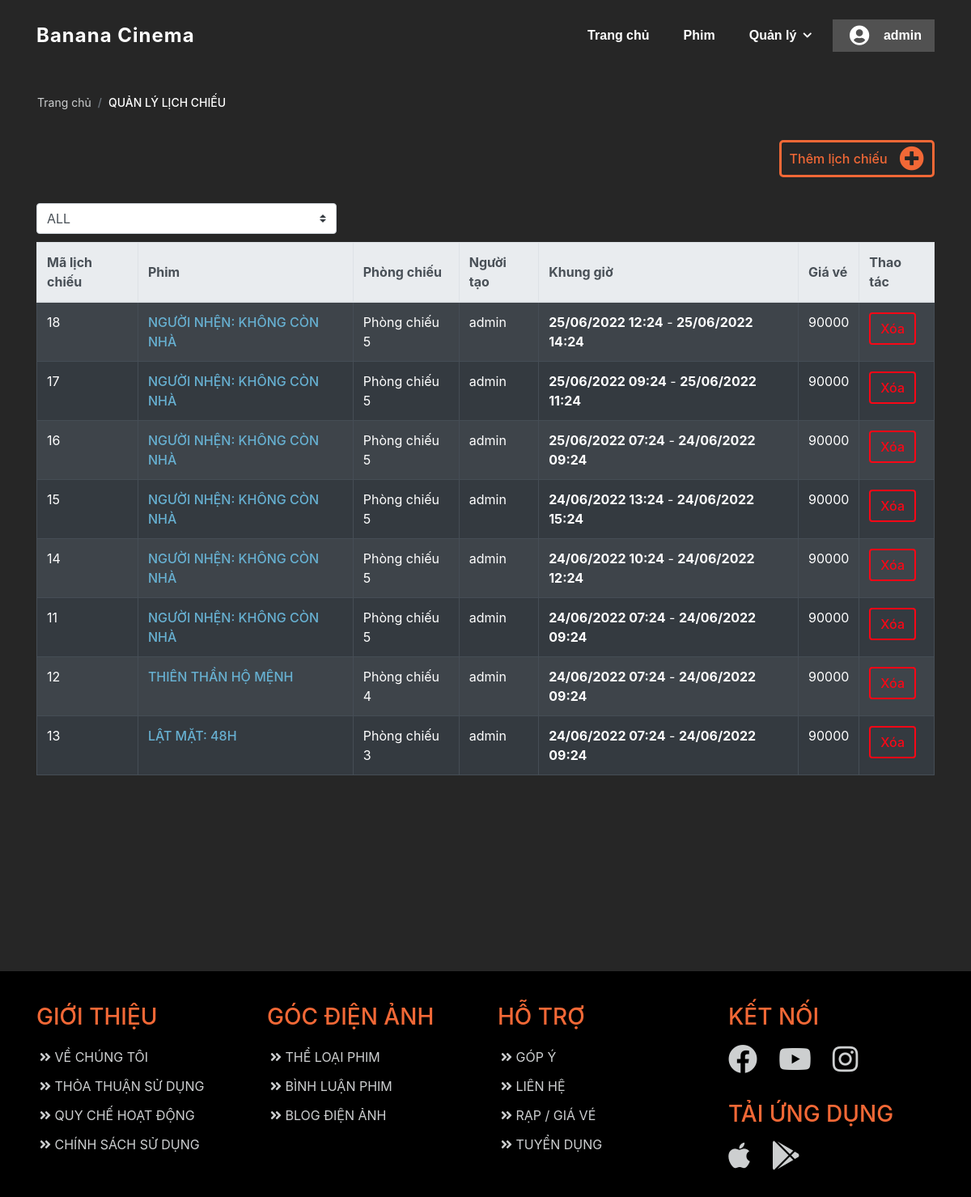
Screenshot of /view/LichChieu/LichChieuManagement.php (signed in) with the database file from the repository.
### tables this page shows
create table LICH_CHIEU
(
	lich_chieu_id int auto_increment,
	created_by int NOT NULL,
	phong_chieu_id int NOT NULL, 
	phim_id int NOT NULL, 
	gio_bat_dau datetime,
	gio_ket_thuc datetime,
	primary key(lich_chieu_id),
	gia int NOT NULL,
	constraint fk_LICH_CHIEU_phim_id foreign key (phim_id) references PHIM(phim_id),
	constraint fk_LICH_CHIEU_phong_chieu_id foreign key (phong_chieu_id) references PHONG_CHIEU(phong_chieu_id) ON DELETE CASCADE,
	constraint fk_LICH_CHIEU_created_by foreign key(created_by) references USERS(user_id)
);

create table PHIM
(
	phim_id int auto_increment,
	created_by int NOT NULL,
	ten_phim varchar(2550),
	nha_san_xuat varchar(255),
	quoc_gia varchar(255),
	dien_vien varchar(2550),
	dao_dien varchar(2550),
	the_loai varchar(2550),
	ngay_phat_hanh date,
	mo_ta TEXT,
	thoi_luong int default 0,
	primary key(phim_id),
	constraint fk_PHIM_created_by foreign key(created_by) references USERS(user_id)
);

create table PHONG_CHIEU(
	phong_chieu_id int auto_increment,
	ten_phong varchar(255) UNIQUE,
	primary key (phong_chieu_id)
);

create table USERS (
	user_id int auto_increment,
	user_name varchar(20) UNIQUE NOT NULL,
	password varchar(255) NOT NULL,
	ho_ten varchar(255),
	gioi_tinh varchar(3) check(gioi_tinh in (N'Nam', N'Nữ')),
	ngay_sinh date,
	sdt varchar(10),
	dia_chi varchar(2550),
	cmnd varchar(12),
	active boolean default true,
	primary key(user_id)
);

### www/api/LichChieu/LichChieuGet.api.php (called while the page is built, shortened)
<?php
    function _get_list_session(){
        $conn = connection();
        $stmt = $conn->prepare("SELECT `LICH_CHIEU`.*, `USERS`.`user_name` as 'creator', `PHONG_CHIEU`.`ten_phong`, `PHIM`.`ten_phim`
                                FROM `LICH_CHIEU`, `USERS`, `PHONG_CHIEU`, `PHIM`
                                WHERE `LICH_CHIEU`.`gio_bat_dau` >= NOW()
                                and `LICH_CHIEU`.`created_by` = `USERS`.`user_id`
                                and `LICH_CHIEU`.`phong_chieu_id`= `PHONG_CHIEU`.`phong_chieu_id`
                                and  `LICH_CHIEU`.`phim_id` = `PHIM`.`phim_id`
                                order by `LICH_CHIEU`.`gio_bat_dau` desc" );
        $stmt->execute();
        $lich_chieu_list = $stmt->get_result();
        return $lich_chieu_list;
    }
?>

### www/view/LichChieu/LichChieuManagement.php (the view, shortened to what this page needs)
<!DOCTYPE html>
<html lang="en">
<head>
    <link rel="stylesheet" href="/style.css">
    <link rel="stylesheet" href="https://cdnjs.cloudflare.com/ajax/libs/normalize/8.0.1/normalize.min.css">
    <link rel="stylesheet" href="https://cdnjs.cloudflare.com/ajax/libs/font-awesome/5.15.4/css/all.min.css">
    <link rel="stylesheet" href="https://cdn.jsdelivr.net/npm/bootstrap@4.5.3/dist/css/bootstrap.min.css">
</head>
<body>
    <?php
        require("../Common/Header.php");
    ?>
    <div id="lich-management-wrapper">
        <div class="container">
            <div class="row">
                <ol class="breadcrumb mb-4 list-unstyled">
                    <li class="breadcrumb-item">
                        <a href="/" class="text-decoration-none">Trang chủ</a>
                    </li>
                    <li id="phim-name" class="breadcrumb-item active text-uppercase text-white">Quản lý lịch chiếu</li>
                </ol>
            </div>
            <div class="add-lich-chieu__btn">
                <div class="btn_contain" href="#" data-toggle="modal" data-target="#addLichModal">
                    <label>Thêm lịch chiếu</label>
                    <i class="fas fa-plus-circle add_btn"></i>
                </div>
            </div>
            <div class="filter">
                <select class="custom-select" id="session_film_filter"
                >
                    <option>ALL</option>
                </select>
            </div>
            <div class="row">
                <div class="col-lg-12 col-md-12 col-xs-12 lich-table">
                    <table class="table table-striped table-bordered table-hover table-dark">
                        <thead class="thead-light">
                            <tr>
                                <th scope="col">Mã lịch chiếu</th>
                                <th scope="col">Phim</th>
                                <th scope="col">Phòng chiếu</th>
                                <th scope="col">Người tạo</th>
                                <th scope="col">Khung giờ</th>
                                <th scope="col">Giá vé</th>
                                <th scope="col">Thao tác</th>
                            </tr>
                        </thead>
                        <tbody>
                            <?php
                                require("../../api/LichChieu/LichChieuGet.api.php");
                                if(isset($_GET['film'])){
                                    $session_list = _get_list_session_by_film_id($_GET['film']);
                                }else{
                                    $session_list = _get_list_session();
                                }
                                if ($session_list->num_rows > 0) {
                                    while ($session =  $session_list->fetch_assoc()) {
                            ?>
                                    <tr class="phim-item align-middle">
                                        <td scope="row"><?php echo $session['lich_chieu_id']; ?></th>
                                        <td class="ten-phim-td film-name-session">
                                            <a href="/view/Phim/PhimManagementDetail.php?phim-id=<?php echo $session['phim_id'] ?>">
                                                <?php echo $session['ten_phim']; ?>
                                            </a>
                                        </td>
                                        <td><?php echo $session['ten_phong'] ?></td>
                                        <td><?php echo $session['creator']; ?></td>
                                        <td>
                                            <b class="datetime" value="<?php echo $session['gio_bat_dau']; ?>"><?php echo $session['gio_bat_dau']; ?></b>
                                            -
                                            <b class="datetime" value="<?php echo $session['gio_ket_thuc']; ?>"><?php echo $session['gio_ket_thuc']; ?></b></td>
                                        <td><?php echo $session['gia']; ?></d>
                                        <td>
                                            <button class="btn btn-danger phim-delete-btn user-delete-btn" data-toggle="modal" data-target="#delLichModal" onclick="_set_selected_session(<?php echo $session['lich_chieu_id'] ?>)" value="<?php echo $session['lich_chieu_id'] ?>">Xóa</button>
                                        </td>
                                    </tr>
                            <?php
                                }
                            } else { ?>
                                <tr><td colspan = 7 class="text-center">Không có lịch chiếu nào mới trong tương lai</td></tr>
                            <?php
                            }
                            ?>
                        </tbody>
                    </table>
                </div>
            </div>
        </div>
    </div>
    <?php
        include("../Common/Footer.php");
    ?>
</body>
</html>

### www/style.css (style rules this page uses)
:root { --bg-color: rgba(0, 0, 0, 0.85); --grey-color: hsl(210, 4%, 81%); --sub-grey-color: hsl(210, 4%, 92%); --orange-color: hsl(16, 88%, 58%); --orange-dark-color: hsl(16, 88%, 50%); --text-grey-color: rgb(148, 148, 148); --red-color: #F90716; --blue-color: hsl(210, 100%, 48%); --green-color: rgb(40, 167, 69); --warning-color: rgb(238, 92, 34); --in-progress-color: rgb(28, 214, 59); }
a { text-decoration: none; color: #67b0d1; }
body { background-color: var(--bg-color); }
.btn_contain { display: flex; width: fit-content; border: 3px solid var(--orange-color); color: var(--orange-color); border-radius: 5px; padding: 5px 10px; margin-bottom: 20px; justify-content: center; align-items: center; transition: 0.3s all ease; font-weight: 500; cursor: pointer; }
.btn_contain > label { display: block; margin: auto 0; transition: 0.3s all ease; }
.add_btn { transition: 0.3s all ease; margin-left: 15px; padding: 0 !important; display: flex; justify-content: center; align-items: center; font-size: 1.9rem; }
.user-delete-btn { background-color: transparent; color: var(--red-color); border: 2px solid var(--red-color); font-weight: 500; }
body { overflow-x: hidden !important; }
.row { overflow: hidden; }
li.breadcrumb-item.active { font-weight: 500; }
#lich-management-wrapper .breadcrumb > li > a, #create-ve-wrapper .breadcrumb > li > a, .phim-details-info .info-row>label { color: var(--grey-color); }
#lich-management-wrapper .breadcrumb>li+li::after, #create-ve-wrapper .breadcrumb>li+li::after { padding: 0 5px; color: var(--grey-color); font-weight: 400; line-height: 1; }
#lich-management-wrapper li.breadcrumb-item.active { font-weight: 500; }
#lich-management-wrapper .table thead th { vertical-align: middle; }
.add-lich-chieu__btn { margin-bottom: 12px; display: flex; justify-content: end; }
.add_btn { transition: 0.3s all ease; margin-left: 15px; color: var(--orange-color); padding: 0 !important; display: flex; justify-content: center; align-items: center; font-size: 1.9rem; }
#lich-management-wrapper { padding-top: 50px; padding-bottom: 20px; color: #fff; min-height: 100vw; }
#lich-management-wrapper .breadcrumb { background-color: transparent !important; font-size: 14px; margin-top: 54px; }
#lich-management-wrapper .breadcrumb > li > a, .phim-details-info .info-row > label { color: var(--grey-color); }
#lich-management-wrapper .breadcrumb > li + li::after { padding: 0 5px; color: var(--grey-color); font-weight: 400; line-height: 1; }
.film-name-session { font-weight: 500; }
.filter > .custom-select { width: auto; margin-bottom: 10px; }

### rows the page displays
lich_chieu: lich_chieu_id "18", phim.ten_phim "NGƯỜI NHỆN: KHÔNG CÒN NHÀ", phong_chieu.ten_phong "Phòng chiếu 5", created_by.user_name "admin", gia "90000"
lich_chieu: lich_chieu_id "17", phim.ten_phim "NGƯỜI NHỆN: KHÔNG CÒN NHÀ", phong_chieu.ten_phong "Phòng chiếu 5", created_by.user_name "admin", gia "90000"
lich_chieu: lich_chieu_id "16", phim.ten_phim "NGƯỜI NHỆN: KHÔNG CÒN NHÀ", phong_chieu.ten_phong "Phòng chiếu 5", created_by.user_name "admin", gia "90000"
lich_chieu: lich_chieu_id "15", phim.ten_phim "NGƯỜI NHỆN: KHÔNG CÒN NHÀ", phong_chieu.ten_phong "Phòng chiếu 5", created_by.user_name "admin", gia "90000"
lich_chieu: lich_chieu_id "14", phim.ten_phim "NGƯỜI NHỆN: KHÔNG CÒN NHÀ", phong_chieu.ten_phong "Phòng chiếu 5", created_by.user_name "admin", gia "90000"
lich_chieu: lich_chieu_id "11", phim.ten_phim "NGƯỜI NHỆN: KHÔNG CÒN NHÀ", phong_chieu.ten_phong "Phòng chiếu 5", created_by.user_name "admin", gia "90000"
lich_chieu: lich_chieu_id "12", phim.ten_phim "THIÊN THẦN HỘ MỆNH", phong_chieu.ten_phong "Phòng chiếu 4", created_by.user_name "admin", gia "90000"
lich_chieu: lich_chieu_id "13", phim.ten_phim "LẬT MẶT: 48H", phong_chieu.ten_phong "Phòng chiếu 3", created_by.user_name "admin", gia "90000"

### other values shown
$_SESSION["username"] "admin"
